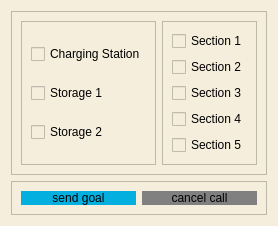
                      <widget class="QWidget" name="page_3">
                       <property name="styleSheet">
                        <string notr="true">background-color:#F5EEDD;
color:black;</string>
                       </property>
                       <layout class="QGridLayout" name="gridLayout_17">
                        <item row="1" column="1">
                         <widget class="QFrame" name="frame_40">
                          <property name="sizePolicy">
                           <sizepolicy hsizetype="Preferred" vsizetype="Preferred">
                            <horstretch>0</horstretch>
                            <verstretch>9</verstretch>
                           </sizepolicy>
                          </property>
                          <property name="styleSheet">
                           <string notr="true"/>
                          </property>
                          <property name="frameShape">
                           <enum>QFrame::StyledPanel</enum>
                          </property>
                          <property name="frameShadow">
                           <enum>QFrame::Raised</enum>
                          </property>
                          <layout class="QHBoxLayout" name="horizontalLayout_14">
                           <item>
                            <widget class="QFrame" name="frame_42">
                             <property name="frameShape">
                              <enum>QFrame::StyledPanel</enum>
                             </property>
                             <property name="frameShadow">
                              <enum>QFrame::Raised</enum>
                             </property>
                             <layout class="QVBoxLayout" name="verticalLayout_16">
                              <item>
                               <widget class="QCheckBox" name="checkBox">
                                <property name="text">
                                 <string>Charging Station</string>
                                </property>
                               </widget>
                              </item>
                              <item>
                               <widget class="QCheckBox" name="checkBox_2">
                                <property name="text">
                                 <string>Storage 1</string>
                                </property>
                               </widget>
                              </item>
                              <item>
                               <widget class="QCheckBox" name="checkBox_3">
                                <property name="text">
                                 <string>Storage 2</string>
                                </property>
                               </widget>
                              </item>
                             </layout>
                            </widget>
                           </item>
                           <item>
                            <widget class="QFrame" name="frame_43">
                             <property name="frameShape">
                              <enum>QFrame::StyledPanel</enum>
                             </property>
                             <property name="frameShadow">
                              <enum>QFrame::Raised</enum>
                             </property>
                             <layout class="QVBoxLayout" name="verticalLayout_17">
                              <item>
                               <widget class="QCheckBox" name="checkBox_5">
                                <property name="text">
                                 <string>Section 1</string>
                                </property>
                               </widget>
                              </item>
                              <item>
                               <widget class="QCheckBox" name="checkBox_6">
                                <property name="text">
                                 <string>Section 2</string>
                                </property>
                               </widget>
                              </item>
                              <item>
                               <widget class="QCheckBox" name="checkBox_7">
                                <property name="text">
                                 <string>Section 3</string>
                                </property>
                               </widget>
                              </item>
                              <item>
                               <widget class="QCheckBox" name="checkBox_8">
                                <property name="text">
                                 <string>Section 4</string>
                                </property>
                               </widget>
                              </item>
                              <item>
                               <widget class="QCheckBox" name="checkBox_4">
                                <property name="text">
                                 <string>Section 5</string>
                                </property>
                               </widget>
                              </item>
                             </layout>
                            </widget>
                           </item>
                          </layout>
                         </widget>
                        </item>
                        <item row="2" column="1">
                         <widget class="QFrame" name="frame_41">
                          <property name="sizePolicy">
                           <sizepolicy hsizetype="Preferred" vsizetype="Preferred">
                            <horstretch>0</horstretch>
                            <verstretch>1</verstretch>
                           </sizepolicy>
                          </property>
                          <property name="frameShape">
                           <enum>QFrame::StyledPanel</enum>
                          </property>
                          <property name="frameShadow">
                           <enum>QFrame::Raised</enum>
                          </property>
                          <layout class="QHBoxLayout" name="horizontalLayout_13">
                           <item>
                            <widget class="QPushButton" name="btn_sendgoal">
                             <property name="styleSheet">
                              <string notr="true">background-color:#02AFDF;
border:10px;
color:black;</string>
                             </property>
                             <property name="text">
                              <string>send goal</string>
                             </property>
                            </widget>
                           </item>
                           <item>
                            <widget class="QPushButton" name="btn_cancelcall">
                             <property name="styleSheet">
                              <string notr="true">background-color:grey;
border:10px;
color:black;</string>
                             </property>
                             <property name="text">
                              <string>cancel call</string>
                             </property>
                            </widget>
                           </item>
                          </layout>
                         </widget>
                        </item>
                       </layout>
                      </widget>
